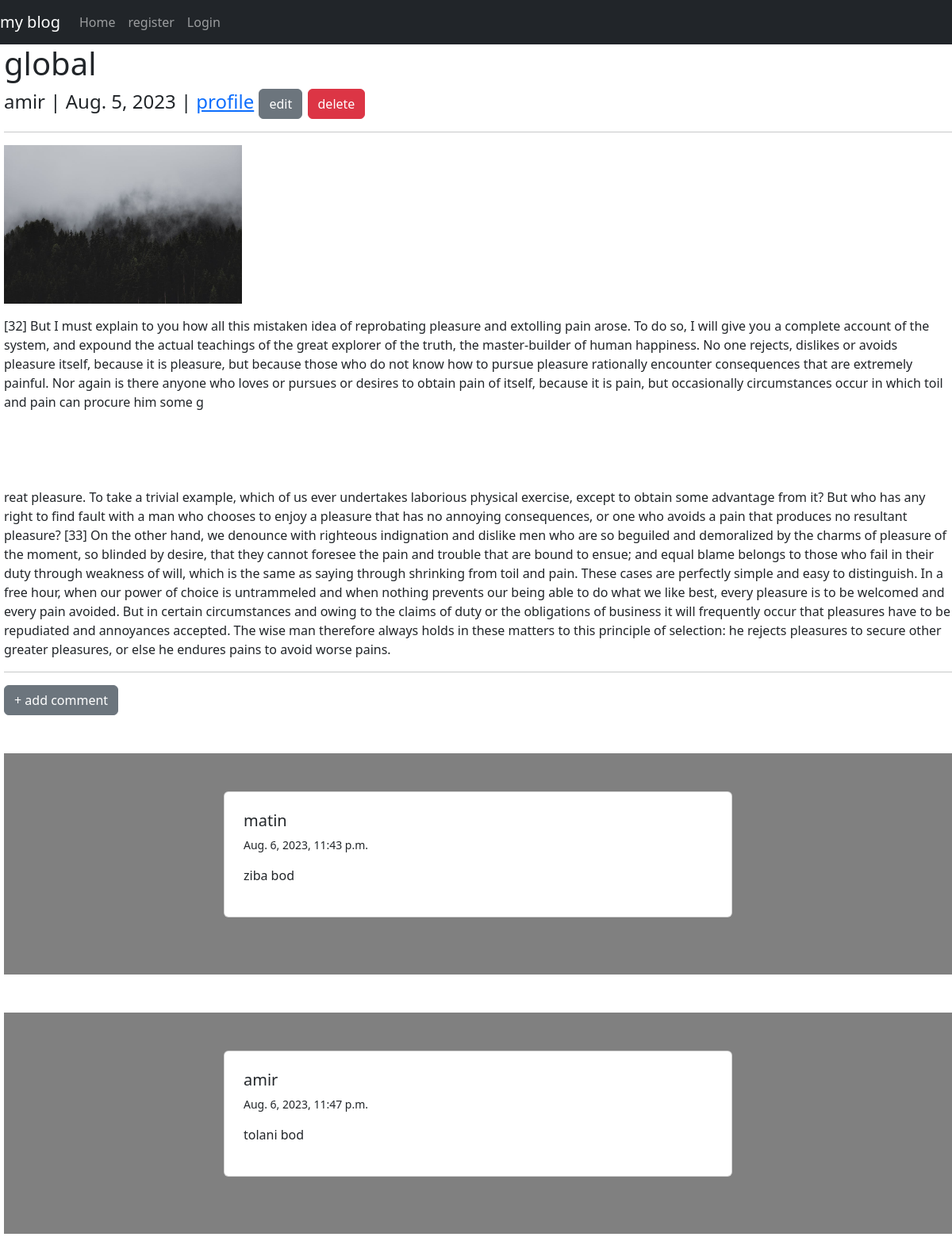
The app's page /articles/13 with its own data.
### blog/models.py (models this page shows, shortened)
class post(models.Model):
    title=models.CharField(max_length=100)
    category=models.CharField(max_length=200)
    header_image = models.ImageField(upload_to='image/', blank=True, null=True)
    auth=models.ForeignKey(User, related_name=('post'), on_delete=models.CASCADE)
    body=RichTextField(null=True, blank=True)
    post_date=models.DateField(auto_now_add=True)
    like=models.ManyToManyField(User, related_name='blog_posts')
    snippet=models.CharField(max_length=200 ,default='click above link...')

class comment(models.Model):
    post=models.ForeignKey(post, related_name="comment", on_delete=models.CASCADE)
    name=models.CharField(max_length=150)
    body=models.TextField(max_length=400)
    date=models.DateTimeField(auto_now_add=True)

### blog/views.py (the view)
# urls.py: path("articles/<int:pk>", DetailView.as_view(),name='detail-post'),
class DetailView(DetailView):
    model = post
    template_name='detail.html'
    def get_context_data(self, *args, **kwargs):
        context=super(DetailView,self).get_context_data(*args, **kwargs)
        stuff=get_object_or_404(post,id=self.kwargs['pk'])
        liked=False
        if stuff.like.filter(id=self.request.user.id).exists():
            liked=True
        total_like=stuff.like.count()
        context['total_like']=total_like
        context['liked']=liked
        return context

### blog/templates/detail.html (shortened to what this page needs)
{% extends 'base.html' %}
{% load static %}
{% block title %} {{post.title}} {% endblock title %} {% block content %}
<h1> {{post.title}}</h1>
<h4>{{post.auth}} | {{post.post_date}} | <a  href="{% url 'profile-user' post.auth.id %}">profile</a> <a class="btn btn-secondary" href="{% url 'edit-post' post.pk%}">edit</a> <a class="btn btn-danger" href="{% url 'delete-post' post.pk%}">delete</a>
</h4>
<hr>
{% if post.header_image %}
  <image src="{{post.header_image.url}}" style='width:300px ; height:200'/>
{% endif %}
<p>{{post.body|safe}}</p>
 <hr>
     <a class='btn btn-secondary' href={% url 'add-comment' post.pk%}> + add comment </a>
<div>
  {% if  post.comment.all  %}
  {% for comment in post.comment.all%}
    <section style="background-color:#808080;">
      <div class="container my-5 py-5 text-dark">
        <div class="row d-flex justify-content-center">
          <div class="col-md-11 col-lg-9 col-xl-7">
            <div class="d-flex flex-start mb-4">
              <div class="card w-100">
                <div class="card-body p-4">
                  <div class="">
                    <h5>{{comment.name}} </h5>
                    <p class="small">{{comment.date}}</p>
                    <p>
                      {{comment.body}}
                    </p>
                  </div>
                </div>
              </div>
            </div>
          </div>
        </div>
      </div>
    </section>
{% endfor %}
  {% else %}
  <hr>
  {% endif %}
 {% endblock %}

### blog/templates/base.html (shortened to what this page needs)
<!doctype html>
<html lang="en">
  <head>
    <link href="https://cdn.jsdelivr.net/npm/bootstrap@5.3.0/dist/css/bootstrap.min.css" rel="stylesheet">
  </head>
  <body >
    <nav class="navbar navbar-expand-lg navbar-dark bg-dark">
        <a class="navbar-brand" href="{% url "home" %}">my blog</a>
        <div class="collapse navbar-collapse" id="navbarNav">
          <ul class="navbar-nav">
            <li class="nav-item active">
              <a class="nav-link" href="{% url "home" %}">Home </a>
            </li>
            {% if user.is_authenticated %}
              <li class="nav-item active">
                <a class="nav-link" href="{% url "add-post" %}">add post<span class="sr-only"></span></a>
              </li>
              <li class="nav-item active">
                <a class="nav-link" href="{% url "create-category" %}">add categoryt<span class="sr-only"></span></a>
              </li>
              <li class="nav-item dropdown">
                <a class="nav-link dropdown-toggle" href="#" id="navbarDropdown" role="button" data-toggle="dropdown" aria-haspopup="true" aria-expanded="false">
                  setting
                </a>
                <div class="dropdown-menu" aria-labelledby="navbarDropdown">
                  {% if user.profile %}
                    <a class="dropdown-item" href="{% url 'profile-edit' user.id %}"> edit profile</a>
                    {% else %}
                    <a class="dropdown-item" href="{% url 'profile-create' %}"> create profile</a>
                  {% endif %}
                  <div class="dropdown-divider"></div>
                  <a class="dropdown-item" href="{% url "setting"  %}"> setting</a>
                </div>
              </li>
              <li class="nav-item active">
                <a class="nav-link" href="{% url 'logout' %}"> Logout<span class="sr-only"></span></a>
              </li>
            {% else %}
                <li class="nav-item active">
                  <a class="nav-link" href="{% url "register" %}"> register</a>
                </li>
                <li class="nav-item active">
                  <a class="nav-link" href="{% url 'login'  %}"> Login</a>
            {% endif %}
          </ul>
        </div>
      </nav>
     <div style='margin-left:5px'>
      {% block content%}
      {% endblock%}
     </div>
    </div>
  </body>
</html>

### records on screen
post: title "global", auth "amir", post_date "Aug. 5, 2023", header_image (picture), body "[32] But I must explain to you how all this mistaken idea of reprobating pleasure and extolling pain arose. To do so, I will give you a complete account of the system, and expound the actual teachings of the great explorer of the truth, the master-builder of human happiness. No one rejects, dislikes or avoids pleasure itself, because it is pleasure, but because those who do not know how to pursue pleasure rationally encounter consequences that are extremely painful. Nor again is there anyone who loves or pursues or desires to obtain pain of itself, because it is pain, but occasionally circumstances occur in which toil and pain can procure him some g reat pleasure. To take a trivial example,…"
comment: name "matin", date "Aug. 6, 2023, 11:43 p.m.", body "ziba bod"
comment: name "amir", date "Aug. 6, 2023, 11:47 p.m.", body "tolani bod"
